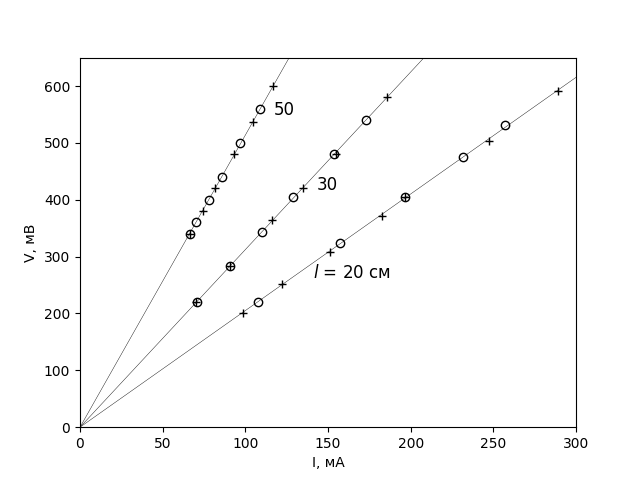

Here is the Python script that generated this plot:
import matplotlib.pyplot as plt
import numpy as np

v20a = [200,252,308,372,404,504,592]
v20b = [532,476,404,324,220]
i20a = [98.5,122.3,151.3,182.6,196.4,247.3,289.4]
i20b = [257.1,231.6,196.3,157.3,107.8]

v30a = [220,284,364,420,480,580]
v30b = [540,480,404,344,284,220]
i30a = [70.4,90.6,116.3,134.8,154.9,185.4]
i30b = [172.9,153.6,128.8,110.2,90.5,70.5]

v50a = [340,380,420,480,536,600]
v50b = [560,500,440,400,360,340]

i50a = [66.3,74.2,81.6,93.3,104.6,116.5]
i50b = [108.9,97.0,86.0,78.1,70.1,66.3]

fig, ax = plt.subplots()
ax.axline((0, 0), slope=2.050837776, color="black", linestyle="-", linewidth = 0.3)
ax.axline((0, 0), slope=3.123217956, color="black", linestyle="-", linewidth = 0.3)
ax.axline((0, 0), slope=5.13684407, color="black", linestyle="-", linewidth = 0.3)
ax.set(xlim=(0, 300), ylim = (0, 650), xlabel='I, мА', ylabel = 'V, мВ')
#ax.legend(fontsize=14)
#ax.plot(i20a, v20a,  marker='o', markersize=10, markerfacecolor='green', markeredgecolor='black', linewidth = 0)
ax.plot(i20a, v20a,  marker='+', linewidth = 0, color = "black")
ax.plot(i20b, v20b,  marker='o', linewidth = 0, markerfacecolor='none', color = "black")
ax.plot(i30a, v30a, marker='+', linewidth = 0, color = "black")
ax.plot(i30b, v30b, marker='o', linewidth = 0, markerfacecolor='none', color = "black")
ax.plot(i50a, v50a, marker='+', linewidth = 0, color = "black")
ax.plot(i50b, v50b, marker='o', linewidth = 0, markerfacecolor='none', color = "black")

plt.text(141, 287, r'$l$ = 20 см', fontsize=12, horizontalalignment = "left", verticalalignment = "top")
plt.text(143, 442, r'30', fontsize=12, horizontalalignment = "left", verticalalignment = "top")
plt.text(117, 573, r'50', fontsize=12, horizontalalignment = "left", verticalalignment = "top")
plt.show()
